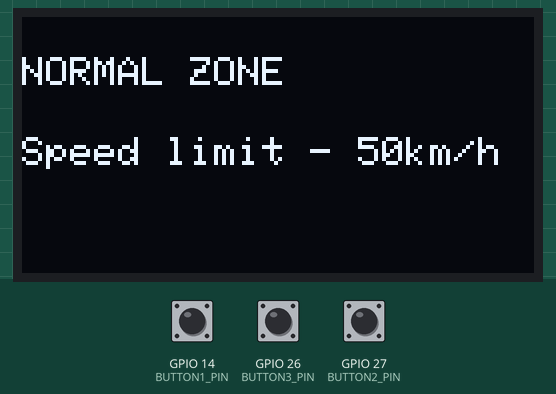
Recording of a sketch running on a simulated ESP32. On the bench: 128×64 one-colour display. Inputs (shaded band) come from the test bench; at power-on: GPIO 14 (BUTTON1_PIN) LOW, GPIO 26 (BUTTON3_PIN) LOW, GPIO 27 (BUTTON2_PIN) LOW. What the sketch prints to the serial monitor is not drawn.

Above: at 1.2 s.
1.3 s: GPIO 14 (BUTTON1_PIN) pulled HIGH for 0.15 s
At 1.43 s:
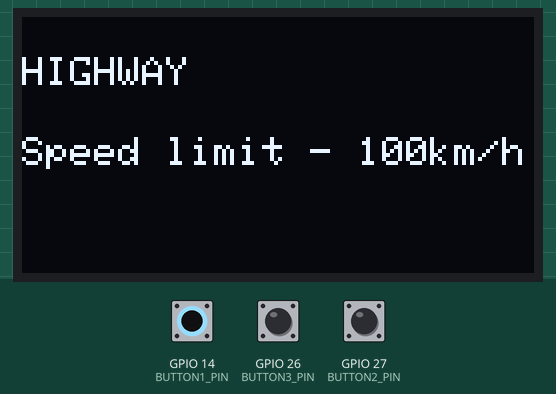
2.9 s: GPIO 26 (BUTTON3_PIN) pulled HIGH for 0.15 s
At 3.07 s:
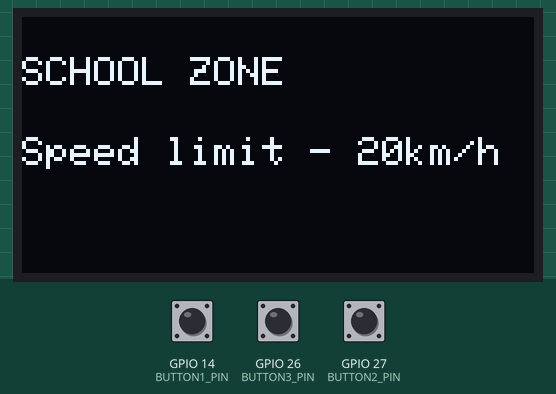
4.6 s: GPIO 27 (BUTTON2_PIN) pulled HIGH for 0.15 s
At 4.71 s:
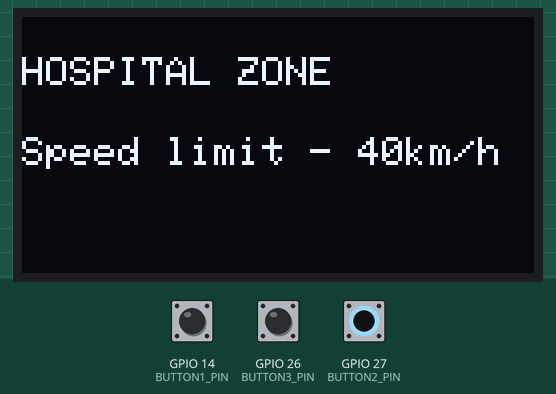
6.2 s: GPIO 27 (BUTTON2_PIN) pulled HIGH for 3.2 s
10.9 s: GPIO 14 (BUTTON1_PIN) pulled HIGH for 3.2 s
At 11.5 s:
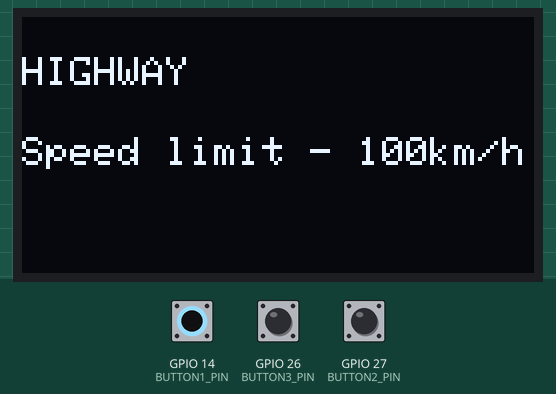
Timing chart, 0 to 13.9 s (numbered marks = the images above; inputs shaded):
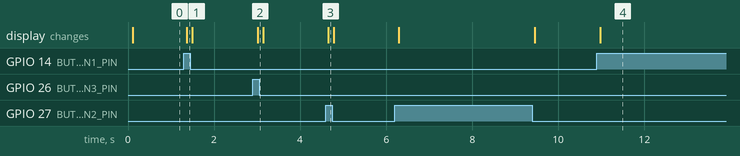

Measured:
- after the input at 1.3 s, the display: changes after 0.07 s (image 1)
- after the input at 2.9 s, the display: changes after 0.11 s (image 2)
- after the input at 4.6 s, the display: changes after 0.06 s (image 3)
- after the input at 10.9 s, the display: changes after 0.07 s (image 4)

The sketch:

Zonebased_Speed_Control_System.ino
```cpp
#include <esp_now.h>
#include <WiFi.h>
#include <Wire.h>
#include <Adafruit_GFX.h>
#include <Adafruit_SSD1306.h>

// OLED setup (128x64, I2C address 0x3C)
#define SCREEN_WIDTH 128
#define SCREEN_HEIGHT 64
#define OLED_RESET    -1
#define SDA_PIN 21
#define SCL_PIN 22
Adafruit_SSD1306 display(SCREEN_WIDTH, SCREEN_HEIGHT, &Wire, OLED_RESET);

// Global copy of slave
esp_now_peer_info_t slave;

#define CHANNEL 0
#define PRINTSCANRESULTS 0
#define DELETEBEFOREPAIR 0

int mac[6] = {0x42, 0x91, 0x51, 0x59, 0x06, 0xA1}; // 42:91:51:59:06:A1

// Button Pins
#define BUTTON1_PIN 14
#define BUTTON2_PIN 27
#define BUTTON3_PIN 26

// Init ESP Now with fallback
void InitESPNow() {
  WiFi.disconnect();
  if (esp_now_init() == ESP_OK) {
    Serial.println("ESPNow Init Success");
  } else {
    Serial.println("ESPNow Init Failed");
    ESP.restart();
  }
}

// Scan for slaves in AP mode
void ScanForSlave() {
  bool slaveFound = 0;
  memset(&slave, 0, sizeof(slave));

  for (int ii = 0; ii < 6; ++ii) {
    slave.peer_addr[ii] = (uint8_t) mac[ii];
  }

  slave.channel = CHANNEL; // pick a channel
  slave.encrypt = 0;       // no encryption

  slaveFound = 1;

  if (slaveFound) {
    Serial.println("Slave Found, processing..");
  } else {
    Serial.println("Slave Not Found, trying again.");
  }
}

// Check if the slave is already paired with the master
bool manageSlave() {
  if (slave.channel == CHANNEL) {
    if (DELETEBEFOREPAIR) {
      esp_now_del_peer(slave.peer_addr);
    }

    bool exists = esp_now_is_peer_exist(slave.peer_addr);
    if (exists) {
      return true;
    } else {
      return esp_now_add_peer(&slave) == ESP_OK;
    }
  }
  return false;
}

uint8_t data = 0;

// Send data
void sendData(uint8_t value) {
  const uint8_t *peer_addr = slave.peer_addr;
  data = value;
  esp_err_t result = esp_now_send(peer_addr, (uint8_t *)&data, sizeof(data));
  Serial.print("Send Status: ");
  Serial.println(result == ESP_OK ? "Success" : "Failed");
}

void updateOLED(const char *line1, const char *line2) {
  display.clearDisplay();
  display.setTextSize(1.9);
  display.setTextColor(WHITE);
  display.setCursor(0, 10);
  display.println(line1);
  display.setCursor(0, 30);
  display.println(line2);
  display.display();
}

void setup() {
  Serial.begin(115200);

  pinMode(BUTTON1_PIN, INPUT);
  pinMode(BUTTON2_PIN, INPUT);
  pinMode(BUTTON3_PIN, INPUT);

  Wire.begin(SDA_PIN, SCL_PIN);
  if (!display.begin(SSD1306_SWITCHCAPVCC, 0x3C)) {
    Serial.println("SSD1306 allocation failed");
    while (1);
  }
  display.clearDisplay();
  updateOLED("Initializing...", "Please wait");

  WiFi.mode(WIFI_STA);
  InitESPNow();
  esp_now_register_send_cb([](const uint8_t *mac_addr, esp_now_send_status_t status) {
    Serial.print("Last Packet Send Status: ");
    Serial.println(status == ESP_NOW_SEND_SUCCESS ? "Delivery Success" : "Delivery Fail");
  });
  updateOLED("Ready...", "Press a button");
}

void loop() {
  ScanForSlave();
  if (slave.channel == CHANNEL && manageSlave()) {
    if (digitalRead(BUTTON1_PIN) == HIGH) {
      sendData(1);
      updateOLED("HIGHWAY", "Speed limit - 100km/h");
    } else if (digitalRead(BUTTON2_PIN) == HIGH) {
      sendData(3);
      updateOLED("HOSPITAL ZONE", "Speed limit - 40km/h");
    } else if (digitalRead(BUTTON3_PIN) == HIGH) {
      sendData(2);
      updateOLED("SCHOOL ZONE", "Speed limit - 20km/h");
    } else {
      sendData(0);
      updateOLED("NORMAL ZONE", "Speed limit - 50km/h");
    }
  }
  delay(100);
}
```
